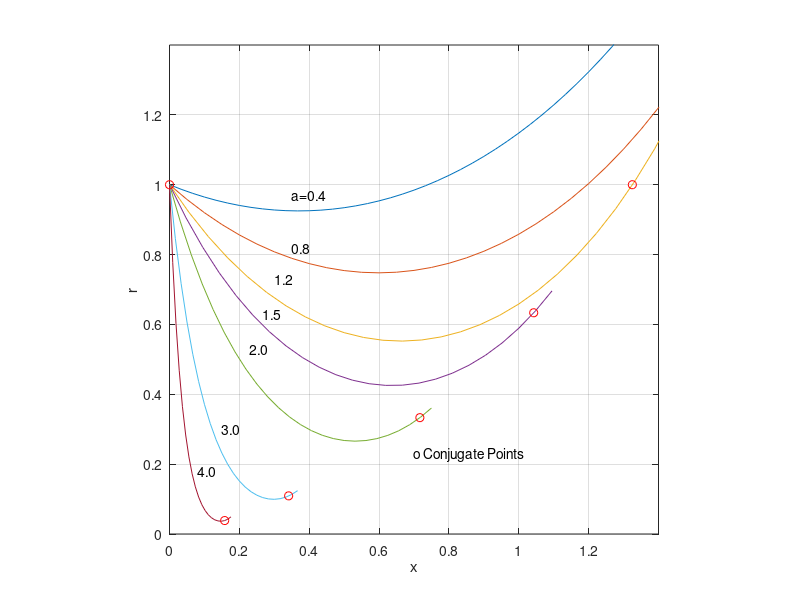

MATLAB code for this plot:
% Script f08_16.m; conjugate points for min surface area
% connecting two circular loops (see also Probs. 3.3.14 
% and 10.3.1); r=cosh(x*cosha-a)/cosh(a) ==> r(0)=1; 
% one-parameter family of curves (parameter=a); 
%                                           7/95, 4/4/02
%
a=[.4 .8 1.2 1.5 2 3 4]; N=[45 30 27 24 25 23 20];
M=[30 20 18 21 32 60 108];
%
figure(1); clf; for i=1:7, c=cosh(a(i)); for j=1:N(i), 
 x(j)=(j-1)/M(i); r(j)=cosh(c*x(j)-a(i))/c; end;
 plot(x,r); hold on; clear x r; end; grid
axis([0 1.4 0 1.4]); axis('square'); plot(1.3251,1,...
  'ro',1.0427,.6334,'ro',.7168,.3331,'ro',.3411,...
  .1092,'ro',.1579,.0385,'ro',0,1,'ro'); hold off
xlabel('x'); ylabel('r'); 
text(.7,.23,'o Conjugate Points'); 
text(.35,.97,'a=0.4'); text(.35,.82,'0.8');
text(.3,.73,'1.2'); text(.265,.63,'1.5');
text(.23,.53,'2.0'); text(.15,.3,'3.0');
text(.08,.18,'4.0');
%print -deps2 \book_do\figures\f08_16
